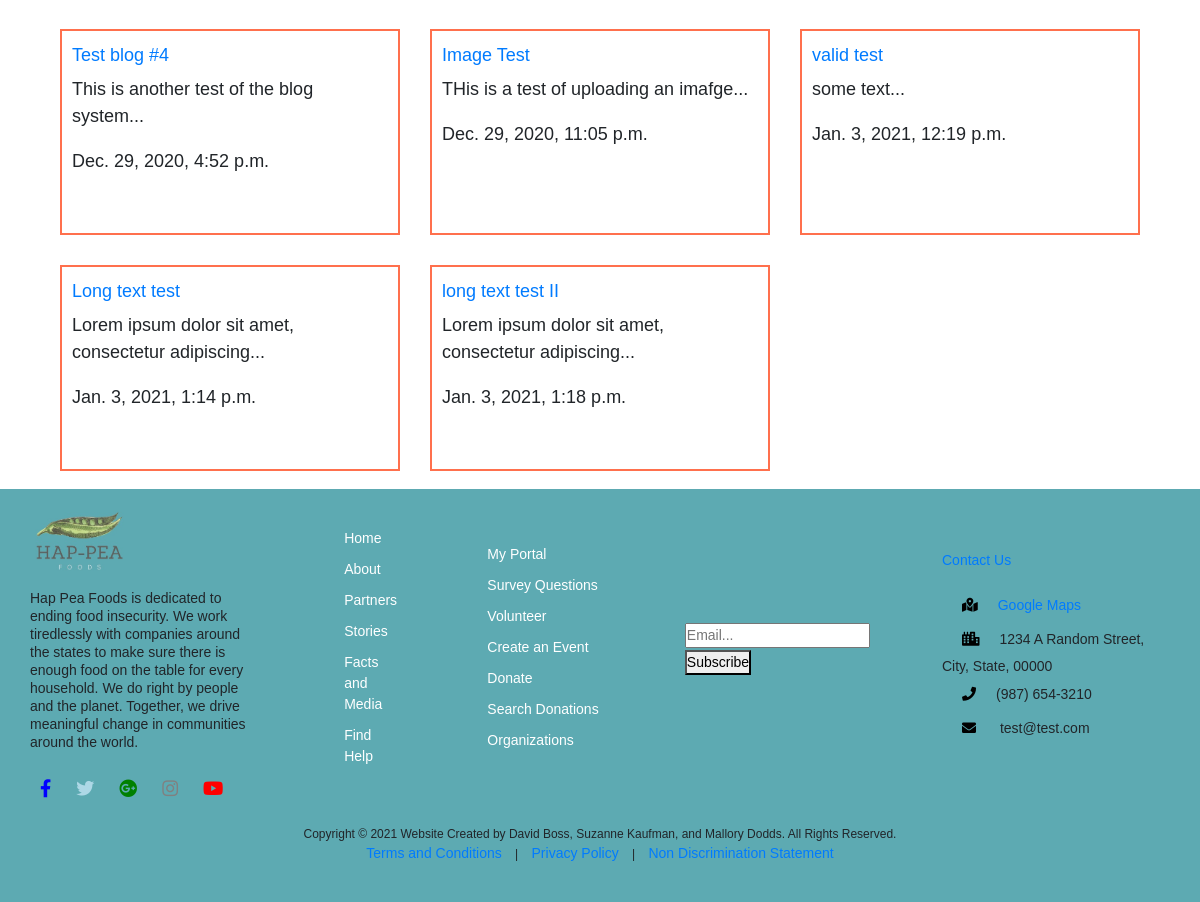
/stories/ (lower part), run on an earlier commit of the app's database.
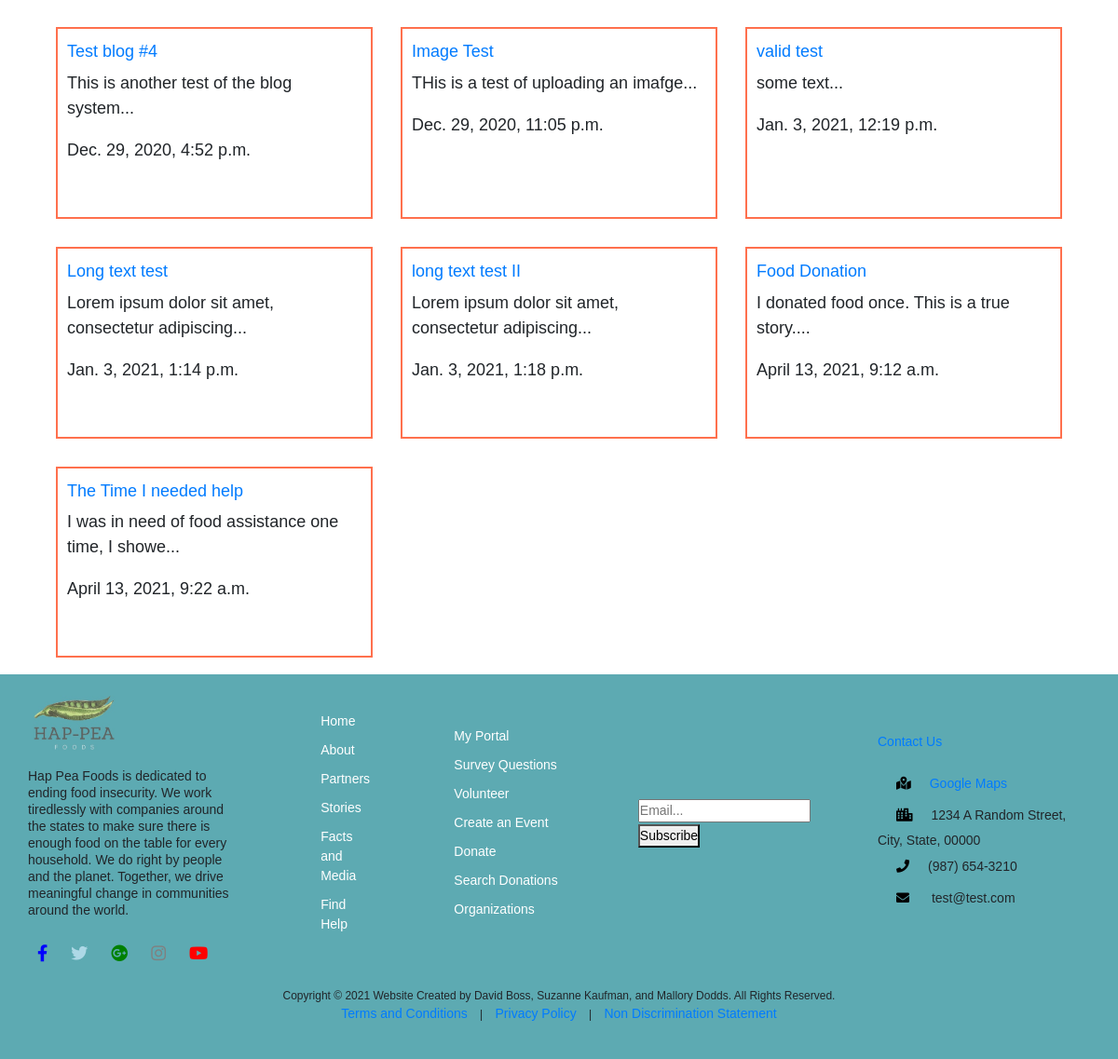
And on a later commit of the database.
### stories/models.py (models this page shows, shortened)
class Story(models.Model):
    title = models.CharField(max_length=100)
    slug = models.SlugField()
    body = models.TextField()
    date = models.DateTimeField(auto_now_add=True)
    def snippet(self):
        return self.body[:50] + "..."

### stories/views.py (the view)
def stories_list(request):
    stories = Story.objects.all().order_by('date')
    return render(request, 'stories/stories_list.html', {'stories':stories})

### stories/templates/stories/stories_list.html (shortened to what this page needs)
{% extends 'base_layout.html' %}
{% block content %}
  <div class="stories">
    {% for story in stories %}
      <div class= "story">
        <h2><a href="{% url 'stories:detail' slug=story.slug %}">{{story.title}}</a></h2>
        <p>{{story.snippet}}</p>
        <p> {{story.date}}</p>
      </div>
    {% endfor %}
  </div>
{% endblock %}

What changed in the data, as far as the page shows it:
added Story: title "Food Donation", snippet "I donated food once. This is a true story....", date "April 13, 2021, 9:12 a.m."
added Story: title "The Time I needed help", snippet "I was in need of food assistance one time, I showe...", date "April 13, 2021, 9:22 a.m."
